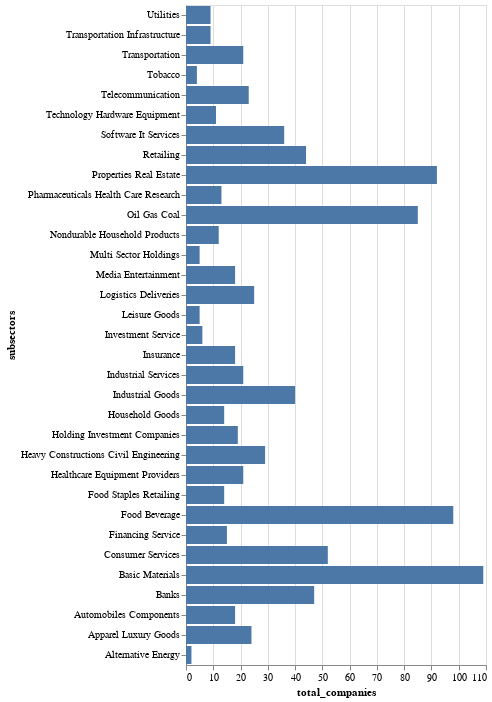

The notebook cell this image was saved under:
### Code cell
alt.Chart(df_grouped).mark_bar().encode(x='total_companies', y=alt.X('subsectors:O', sort='-y'), tooltip=['subsectors', 'total_companies'])

### Figure 1 — Vega-Lite specification as saved in the notebook (floating-point values rounded to 4 significant figures)
{"config": {"view": {"continuousWidth": 300, "continuousHeight": 300}}, "data": {"name": "data-36dd2731af9d4248f92320c9d24c7022"}, "mark": {"type": "bar"}, "encoding": {"tooltip": [{"field": "subsectors", "type": "nominal"}, {"field": "total_companies", "type": "quantitative"}], "x": {"field": "total_companies", "type": "quantitative"}, "y": {"field": "subsectors", "sort": "-y", "type": "ordinal"}}, "$schema": "https://vega.github.io/schema/vega-lite/v5.20.1.json", "datasets": {"data-36dd2731af9d4248f92320c9d24c7022": [{"subsectors": "Alternative Energy", "total_companies": 2}, {"subsectors": "Apparel Luxury Goods", "total_companies": 24}, {"subsectors": "Automobiles Components", "total_companies": 18}, {"subsectors": "Banks", "total_companies": 47}, {"subsectors": "Basic Materials", "total_companies": 109}, {"subsectors": "Consumer Services", "total_companies": 52}, {"subsectors": "Financing Service", "total_companies": 15}, {"subsectors": "Food Beverage", "total_companies": 98}, {"subsectors": "Food Staples Retailing", "total_companies": 14}, {"subsectors": "Healthcare Equipment Providers", "total_companies": 21}, {"subsectors": "Heavy Constructions Civil Engineering", "total_companies": 29}, {"subsectors": "Holding Investment Companies", "total_companies": 19}, {"subsectors": "Household Goods", "total_companies": 14}, {"subsectors": "Industrial Goods", "total_companies": 40}, {"subsectors": "Industrial Services", "total_companies": 21}, {"subsectors": "Insurance", "total_companies": 18}, {"subsectors": "Investment Service", "total_companies": 6}, {"subsectors": "Leisure Goods", "total_companies": 5}, {"subsectors": "Logistics Deliveries", "total_companies": 25}, {"subsectors": "Media Entertainment", "total_companies": 18}, {"subsectors": "Multi Sector Holdings", "total_companies": 5}, {"subsectors": "Nondurable Household Products", "total_companies": 12}, {"subsectors": "Oil Gas Coal", "total_companies": 85}, {"subsectors": "Pharmaceuticals Health Care Research", "total_companies": 13}, {"subsectors": "Properties Real Estate", "total_companies": 92}, {"subsectors": "Retailing", "total_companies": 44}, {"subsectors": "Software It Services", "total_companies": 36}, {"subsectors": "Technology Hardware Equipment", "total_companies": 11}, {"subsectors": "Telecommunication", "total_companies": 23}, {"subsectors": "Tobacco", "total_companies": 4}, {"subsectors": "Transportation", "total_companies": 21}, {"subsectors": "Transportation Infrastructure", "total_companies": 9}, {"subsectors": "Utilities", "total_companies": 9}]}}
